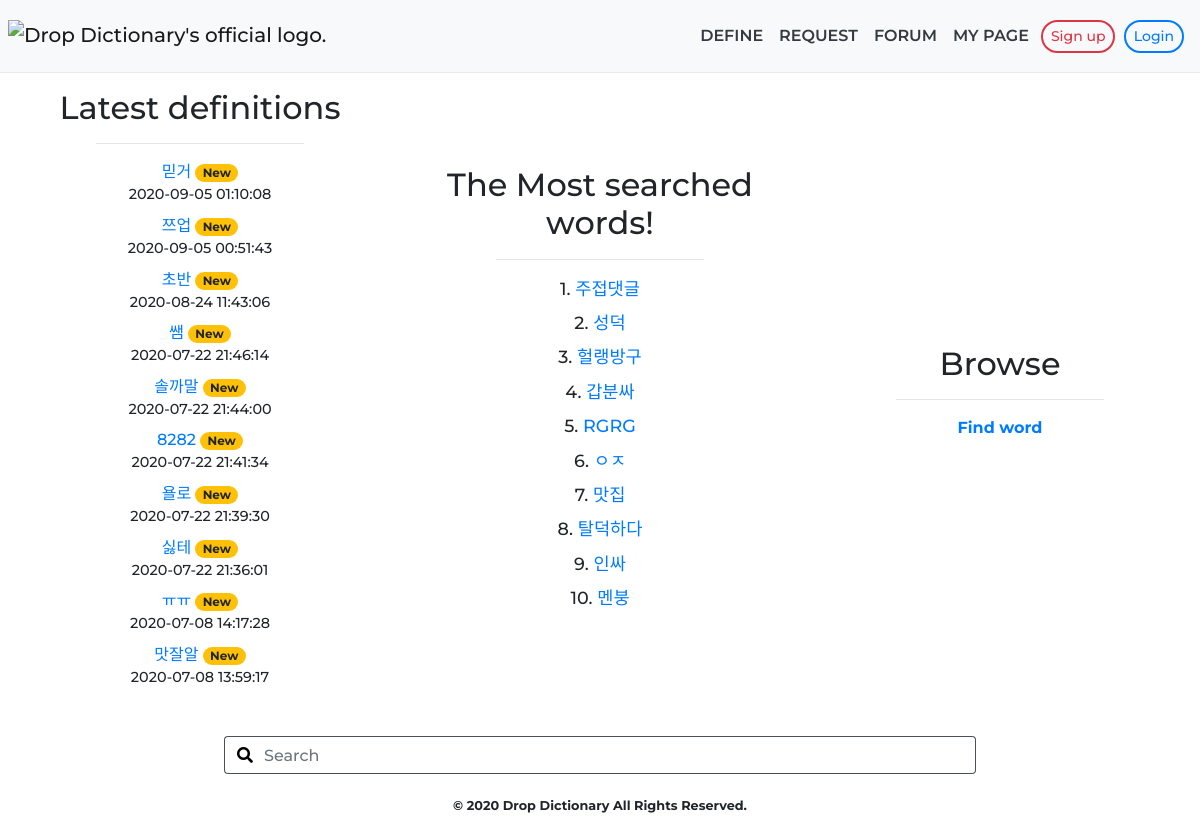
The page / on the database its author committed.
### tables this page shows
CREATE TABLE `definitions` (
  `id` int(11) NOT NULL,
  `word` varchar(200) NOT NULL,
  `pronunciation` varchar(500) DEFAULT NULL,
  `synonym` varchar(200) DEFAULT NULL,
  `definition` text NOT NULL,
  `example` varchar(200) DEFAULT NULL,
  `date` datetime NOT NULL,
  `hits` int(11) NOT NULL
);

### index.php (the view, shortened to what this page needs)
<?php
include_once('ip.php');
?>
<!DOCTYPE html>
<html lang="en">
  <head>
    <link rel="stylesheet" href="https://cdnjs.cloudflare.com/ajax/libs/font-awesome/5.8.2/css/all.min.css">
    <link rel="stylesheet" href="css/index_css.css">
    <link rel="stylesheet" href="css/bootstrap.css">
    <link rel="stylesheet" href="css/nav.css">
    <link rel="stylesheet" href="css/search-bar.css">
    <link rel="stylesheet" href="css/default.css">
  </head>
  <body>
    <?php include_once('nav-bar.php'); ?>
      <div class="container-fluid">
        <div class="row text-center">
          <div class="col-12 mx-auto my-3 col-md-4">
            <h2>Latest definitions</h2>
            <hr class="light">
              <ul class="list-unstyled mb-0">
                <?php
                $sqlLatest = " SELECT word, date FROM definitions ORDER BY DATE DESC LIMIT 10 ";
                $resultLatest = mysqli_query($conn, $sqlLatest);
                while($rowLatest = mysqli_fetch_array($resultLatest)){
                  $specialFiltered = array(
                  'word' => htmlspecialchars($rowLatest['word']),
                  'date' => htmlspecialchars($rowLatest['date'])
                  );
                  echo "<li><a href='definitions.php?term={$specialFiltered['word']}'>".$specialFiltered['word']."</a> <span class='badge badge-pill badge-warning'>New</span></li>";
                  echo "<li class='mb-2 font-90'>".$specialFiltered['date']."</li>";
                }
                ?>
              </ul>
            </div>
          <div class="col-12 mx-auto m-md-auto mb-1 col-md-4">
            <h2>The Most searched words!</h2>
            <hr class="light">
            <div class="card-body p-0">
            <div class="row">
              <div class="col-12">
                <ul class="list-unstyled mb-0">
                  <?php
                    $sqlTrend = " SELECT word FROM definitions ORDER BY hits DESC LIMIT 10 ";
                    $resultTrend = mysqli_query($conn, $sqlTrend);
                    $trendNum = 1;
                    while($rowTrend = mysqli_fetch_array($resultTrend)){
                      $trendingWord = htmlspecialchars($rowTrend['word']);
                        echo "<li class='mb-2 text-110'>".$trendNum.". <a href='definitions.php?term={$trendingWord}'>".$trendingWord."</a></li>";
                      $trendNum++;
                    }
                  ?>
                </ul>
              </div>
            </div>
          </div>
        </div>
        <div class="col-12 col-md-4 mx-auto m-md-auto">
          <h2>Browse</h2>
            <hr class="light">
              <p class="mb-0">
              <a href="browse.php" class="font-w-700">Find word</a>
              </p>
        </div>
        <form class="col-md-8 px-4 mx-auto search my-4" action="search.php" method="GET">
        <div class="input-group">
          <div class="input-group-prepend">
            <span class="input-group-text"><i class="fas fa-search"></i></span>
          </div>
          <input type="search" class="form-control searchBar px-0 py-3 pr-2 font-w-500" placeholder="Search" aria-label="Search" name="q" id="typebar" required>
        </div>
      </form>
      </div>
        <div class="col-12 text-center">
          <h6 class="font-80 font-w-700">&copy; <?=date("Y")?> Drop Dictionary All Rights Reserved.</h6>
        </div>
      </div>
  </body>
</html>

### nav.css (style rules this page uses)
hr.light { width:13rem!important }
.fa-search { color:#000 }

### search-bar.css (style rules this page uses)
.input-group-text { background-color:#fff;border-right:none;border-color:#495057 }
.searchBar { border-left:none!important;border-color:#495057 }

### default.css (style rules this page uses)
* { font-family:'Montserrat','Noto Sans KR',sans-serif;font-weight:500 }
.font-90 { font-size:90%!important }
.font-80 { font-size:80%!important }
.text-110 { font-size:110%!important }
.font-w-500 { font-weight:500!important }
.font-w-700 { font-weight:700!important }
input[type="search"] { color:#000 }
ul { list-style:none }

### rows shown on the page
definitions: word "믿거", date "2020-09-05 01:10:08"
definitions: word "쯔업", date "2020-09-05 00:51:43"
definitions: word "초반", date "2020-08-24 11:43:06"
definitions: word "쌤", date "2020-07-22 21:46:14"
definitions: word "솔까말", date "2020-07-22 21:44:00"
definitions: word "8282", date "2020-07-22 21:41:34"
definitions: word "욜로", date "2020-07-22 21:39:30"
definitions: word "싫테", date "2020-07-22 21:36:01"
definitions: word "ㅠㅠ", date "2020-07-08 14:17:28"
definitions: word "맛잘알", date "2020-07-08 13:59:17"
definitions: word "주접댓글"
definitions: word "성덕"
definitions: word "헐랭방구"
definitions: word "갑분싸"
definitions: word "RGRG"
definitions: word "ㅇㅈ"
definitions: word "맛집"
definitions: word "탈덕하다"
definitions: word "인싸"
definitions: word "멘붕"
